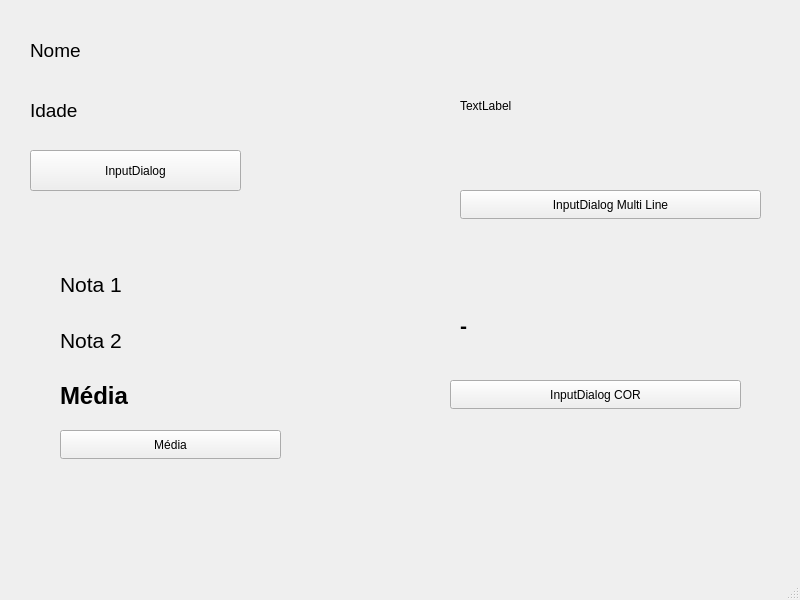
<?xml version="1.0" encoding="UTF-8"?>
<ui version="4.0">
 <class>MainWindow</class>
 <widget class="QMainWindow" name="MainWindow">
  <property name="geometry">
   <rect>
    <x>0</x>
    <y>0</y>
    <width>800</width>
    <height>600</height>
   </rect>
  </property>
  <property name="windowTitle">
   <string>MainWindow</string>
  </property>
  <widget class="QWidget" name="centralwidget">
   <widget class="QLabel" name="lblNome">
    <property name="geometry">
     <rect>
      <x>30</x>
      <y>30</y>
      <width>281</width>
      <height>41</height>
     </rect>
    </property>
    <property name="text">
     <string>&lt;html&gt;&lt;head/&gt;&lt;body&gt;&lt;p&gt;&lt;span style=&quot; font-size:14pt;&quot;&gt;Nome&lt;/span&gt;&lt;/p&gt;&lt;/body&gt;&lt;/html&gt;</string>
    </property>
   </widget>
   <widget class="QLabel" name="lblIdade">
    <property name="geometry">
     <rect>
      <x>30</x>
      <y>90</y>
      <width>281</width>
      <height>41</height>
     </rect>
    </property>
    <property name="text">
     <string>&lt;html&gt;&lt;head/&gt;&lt;body&gt;&lt;p&gt;&lt;span style=&quot; font-size:14pt;&quot;&gt;Idade&lt;/span&gt;&lt;/p&gt;&lt;/body&gt;&lt;/html&gt;</string>
    </property>
   </widget>
   <widget class="QPushButton" name="btnInputDialogExemplo1">
    <property name="geometry">
     <rect>
      <x>30</x>
      <y>150</y>
      <width>211</width>
      <height>41</height>
     </rect>
    </property>
    <property name="text">
     <string>InputDialog</string>
    </property>
   </widget>
   <widget class="QWidget" name="verticalLayoutWidget">
    <property name="geometry">
     <rect>
      <x>60</x>
      <y>260</y>
      <width>221</width>
      <height>161</height>
     </rect>
    </property>
    <layout class="QVBoxLayout" name="verticalLayout">
     <item>
      <widget class="QLabel" name="lblNota1">
       <property name="text">
        <string>&lt;html&gt;&lt;head/&gt;&lt;body&gt;&lt;p&gt;&lt;span style=&quot; font-size:16pt;&quot;&gt;Nota 1&lt;/span&gt;&lt;/p&gt;&lt;/body&gt;&lt;/html&gt;</string>
       </property>
      </widget>
     </item>
     <item>
      <widget class="QLabel" name="lblNota2">
       <property name="text">
        <string>&lt;html&gt;&lt;head/&gt;&lt;body&gt;&lt;p&gt;&lt;span style=&quot; font-size:16pt;&quot;&gt;Nota 2&lt;/span&gt;&lt;/p&gt;&lt;/body&gt;&lt;/html&gt;</string>
       </property>
      </widget>
     </item>
     <item>
      <widget class="QLabel" name="lblMedia">
       <property name="text">
        <string>&lt;html&gt;&lt;head/&gt;&lt;body&gt;&lt;p&gt;&lt;span style=&quot; font-size:18pt; font-weight:700;&quot;&gt;Média&lt;/span&gt;&lt;/p&gt;&lt;/body&gt;&lt;/html&gt;</string>
       </property>
      </widget>
     </item>
    </layout>
   </widget>
   <widget class="QPushButton" name="btnMedia">
    <property name="geometry">
     <rect>
      <x>60</x>
      <y>430</y>
      <width>221</width>
      <height>29</height>
     </rect>
    </property>
    <property name="text">
     <string>Média</string>
    </property>
   </widget>
   <widget class="QLabel" name="lblFrase">
    <property name="geometry">
     <rect>
      <x>460</x>
      <y>40</y>
      <width>281</width>
      <height>131</height>
     </rect>
    </property>
    <property name="text">
     <string>TextLabel</string>
    </property>
    <property name="wordWrap">
     <bool>true</bool>
    </property>
   </widget>
   <widget class="QPushButton" name="btnInputDialogMultiLine">
    <property name="geometry">
     <rect>
      <x>460</x>
      <y>190</y>
      <width>301</width>
      <height>29</height>
     </rect>
    </property>
    <property name="text">
     <string>InputDialog Multi Line</string>
    </property>
   </widget>
   <widget class="QLabel" name="lblCor">
    <property name="geometry">
     <rect>
      <x>460</x>
      <y>290</y>
      <width>241</width>
      <height>71</height>
     </rect>
    </property>
    <property name="text">
     <string>&lt;html&gt;&lt;head/&gt;&lt;body&gt;&lt;p&gt;&lt;span style=&quot; font-size:16pt; font-weight:700;&quot;&gt;-&lt;/span&gt;&lt;/p&gt;&lt;/body&gt;&lt;/html&gt;</string>
    </property>
   </widget>
   <widget class="QPushButton" name="btnEscolhaCor">
    <property name="geometry">
     <rect>
      <x>450</x>
      <y>380</y>
      <width>291</width>
      <height>29</height>
     </rect>
    </property>
    <property name="text">
     <string>InputDialog COR</string>
    </property>
   </widget>
  </widget>
  <widget class="QMenuBar" name="menubar">
   <property name="geometry">
    <rect>
     <x>0</x>
     <y>0</y>
     <width>800</width>
     <height>26</height>
    </rect>
   </property>
  </widget>
  <widget class="QStatusBar" name="statusbar"/>
 </widget>
 <resources/>
 <connections/>
</ui>
